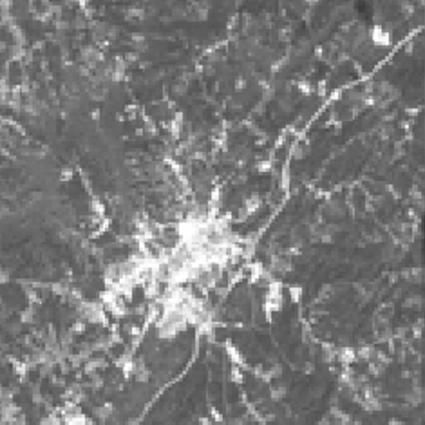
%> input picture data/HRP.jpg, 425 x 425 px
$ octave demo.m   (GNU Octave 9; MATLAB toolbox functions it lacks are replaced by stand-ins)
%> lines starting %> are read from the running program, lines starting %| are printed output that depends on the picture
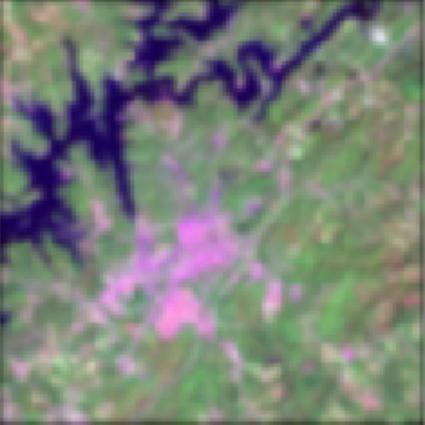
%> input picture data/LRM.jpg, 425 x 425 px
### src/ihs_method.m
function [ sharpened ] = ihs_method(lrm, pan)

	% Upsample the LRM image
	lrm = double(upsample_lrm(lrm,pan));

	% Transform into IHS model
	hsi = rgb2hsv(lrm);
%> hsi: size 425x425x3 double; mean H, S, V 0.4, 0.2, 141.2

	% Use Pan image to replace the Intensity component
	pan = double(pan)/255.0;
	hsi(:,:,3) = pan;
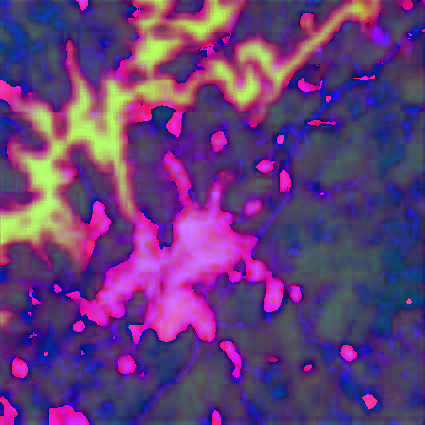
%> hsi: size 425x425x3 double; mean R, G, B 0.4, 0.238, 0.484

	% Transform back into RGB model
	sharpened = hsv2rgb(hsi);
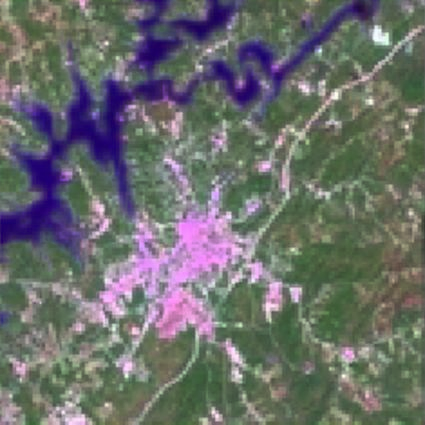
%> sharpened: size 425x425x3 double; mean R, G, B 0.421, 0.431, 0.424
	sharpened = uint8(sharpened*255.0);
%> sharpened: size 425x425x3 uint8
end

### src/brovey_method.m
function [ sharpened ] = brovey_method( lrm, pan )

	% Upsample the LRM image
	lrm = double(upsample_lrm(lrm,pan));

	% Initialize the output image
	[~, ~, d_im] = size(lrm);
%> d_im = 3
	sharpened = zeros(size(lrm));

	% Update each band in the HRM image
	for k = 1 : d_im
	   sharpened(:,:,k) = d_im * ((pan .* lrm(:,:,k) ) ./ double(sum(lrm, 3)));
    end
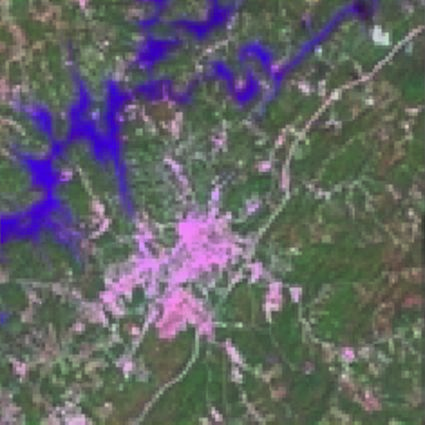
%> sharpened: size 425x425x3 double; mean R, G, B 121.4, 123.1, 125.6; drawn with min black and max white

    sharpened = uint8(sharpened);
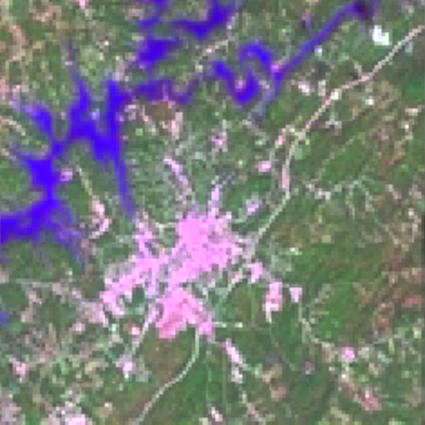
%> sharpened: size 425x425x3 uint8; mean R, G, B 121.1, 123.1, 125.2
end

### src/upsample_lrm.m
function [ upsampled ] = upsample_lrm(lrm,pan)
    % Using imresize for now. Replace this with more robust approach
	upsampled = imresize(lrm,size(pan));
end

### src/demo.m
%% Reading the input images
hrp = double(imread('../data/HRP.jpg'));
lrm = double(imread('../data/LRM.jpg'));

%% Show the Results with different existing methods
subplot(1,4,1);
imshow(uint8(lrm));
title('LRM image');

subplot(1,4,2);
imshow(uint8(hrp));
title('HRP image');

subplot(1,4,3);
hrm = ihs_method(lrm, hrp);
imshow(hrm);
title('Fused HRM image using IHS Method');

subplot(1,4,4);
hrm = brovey_method(lrm, hrp);
imshow(hrm);
title('Fused HRM image using Brovey Method');
